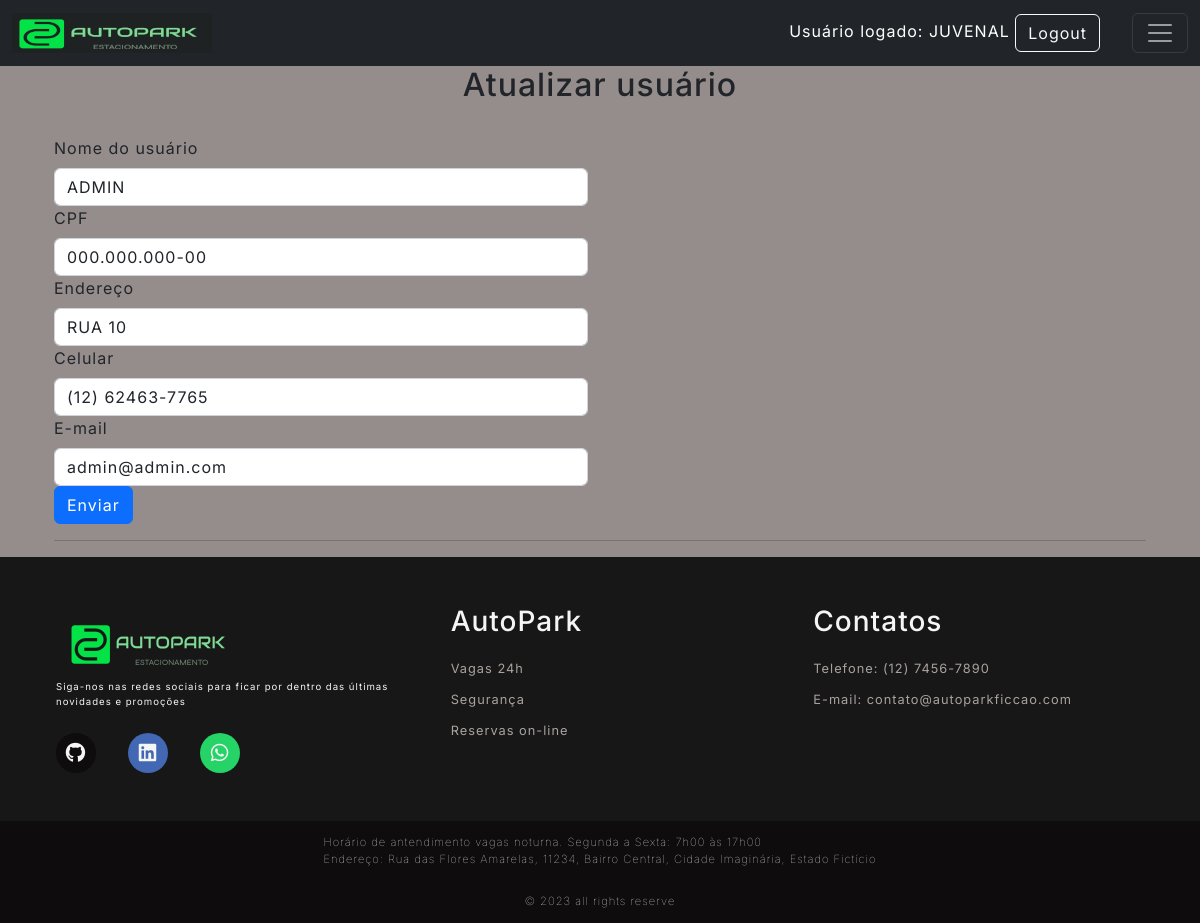
Page /user/1/updateUser (signed in) on the committed database.
### Src/Model/BancoDados.py (models this page shows, shortened)
class Usuarios(UserMixin,db.Model):
  __tablename__= "Usuarios"
  id = db.Column(db.Integer, primary_key=True, autoincrement=True)
  cpf = db.Column(db.Integer, unique=True)
  codUser = db.Column(db.Integer, unique=True)
  nome = db.Column(db.String(150))
  endereco = db.Column(db.String(150))
  contato = db.Column(db.String(150))
  email = db.Column(db.String(150))
  senha = db.Column(db.String(150))
  status = db.Column(db.String(3))

### Src/View/User.py (the view, shortened to what this page needs)
@User.route('/<int:id>/updateUser', methods=['GET', 'POST'])
@login_required
def updateUser(id):
    _user = Usuarios.query.filter_by(id=id).first()
    return render_template('atualizarUsuarios.html', user=_user)

### Src/View/Login.py (called while the page is built)
@login_manager.user_loader
def load_user(employee_id):
  usuario = Usuarios.query.filter_by(id=employee_id).first()
  return usuario

### Templates/atualizarUsuarios.html (shortened to what this page needs)
{% extends 'base.html' %}
{% block conteudo %}
<h2 style="text-align: center;">Atualizar usuário</h2><br>
<div class="container">
  <form method="POST" action="{{url_for('router.user.updateUser', id=user.id)}}">
    <div class="row">
      <div class="col-sm-6">
        <label class="form-label" for="form3Example4">Nome do usuário</label>
        <input type="text" class="form-control" name="nome" value="{{user.nome}}">
        <label class="form-label" for="form3Example4">CPF</label>
        <input type="text" minlength="11" maxlength="11" class="form-control" id="cpf" name="cpf" value="{{user.cpf}}">
        <label class="form-label" for="form3Example4">Endereço</label>
        <input type="text" class="form-control" name="endereco" value="{{user.endereco}}">
        <label class="form-label" for="form3Example4">Celular</label>
        <input type="text" class="form-control" name="contato" value="{{user.contato}}" id="celular">
        <label class="form-label" for="form3Example4">E-mail</label>
        <input type="text" class="form-control" name="email" value="{{user.email}}">
        <button type="submit" name="bt1" value="1" class="btn btn-primary">Enviar</button>
      </div>
    </div>
    <hr>
</div>
{% endblock conteudo %}

### Templates/top.html (shortened to what this page needs)
<div id="containers">
    <nav class="navbar navbar-dark bg-dark">
        <div class="container-fluid">
            <a class="navbar-brand" href="{{url_for('router.home.index')}}">
                <img src="{{url_for('static', filename='Images/LogoNavi.png')}}" alt="Logo" class="logo">
            </a>
            <div class="ms-auto">
                {% if not current_user.nome %}
                <div class="text-end login-button">
                    <a type="button" class="btn btn-outline-light me-2"
                        href="{{url_for('router.login.login')}}">Login</a>
                </div>
                {% else %}
                <div class="text-end me-4 user-info">
                    Usuário logado: {{current_user.nome}}
                    <a type="button" class="btn btn-outline-light me-2"
                        href="{{url_for('router.login.logout')}}">Logout</a>
                </div>
                {% endif %}
            </div>
            <button class="navbar-toggler" type="button" data-bs-toggle="collapse" data-bs-target="#navbarNav" aria-controls="navbarNav" aria-expanded="false" aria-label="Toggle navigation">
                <span class="navbar-toggler-icon"></span>
            </button>
        </div>
    </nav>
</div>

### Public/style.css (style rules this page uses)
:root { --color-neutral-0: #0e0c0c; --color-neutral-10: #171717; --color-neutral-30: #a8a29e; --color-neutral-40: #f5f5f5; --color-neutral-50: #958c8c; }
* { font-family: 'Inter', sans-serif; margin: 0; padding: 0; box-sizing: border-box; letter-spacing: 1px; }
body { background: var(--color-neutral-50); display: flex; flex-direction: column; min-height: 100vh; }
.logo { width: 200px; height: 40px; }
.user-info { text-align:right; color:white; width:300px; }
.user-info { text-align: right; color: white; width: 600px; white-space: nowrap; overflow: hidden; text-overflow: ellipsis; }

### rows in the picture
Usuarios: nome "JUVENAL"
Usuarios: nome "ADMIN", cpf "000.000.000-00", endereco "RUA 10", contato "(12) 62463-7765", email "admin@admin.com"
